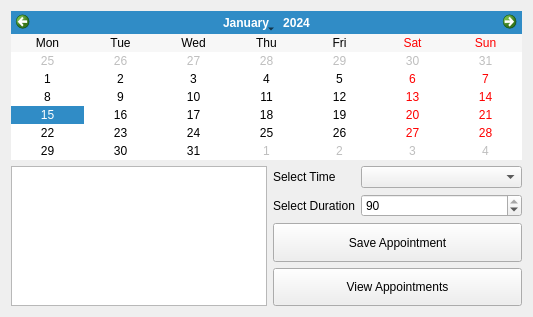
<?xml version="1.0" encoding="UTF-8"?>
<ui version="4.0">
 <class>MainWindow</class>
 <widget class="QMainWindow" name="MainWindow">
  <property name="geometry">
   <rect>
    <x>0</x>
    <y>0</y>
    <width>533</width>
    <height>317</height>
   </rect>
  </property>
  <property name="windowTitle">
   <string>Mother's Little Helper</string>
  </property>
  <widget class="QWidget" name="centralWidget">
   <layout class="QVBoxLayout" name="verticalLayout">
    <item>
     <widget class="QCalendarWidget" name="calendarWidget">
      <property name="sizePolicy">
       <sizepolicy hsizetype="Preferred" vsizetype="Minimum">
        <horstretch>0</horstretch>
        <verstretch>0</verstretch>
       </sizepolicy>
      </property>
      <property name="verticalHeaderFormat">
       <enum>QCalendarWidget::NoVerticalHeader</enum>
      </property>
     </widget>
    </item>
    <item>
     <layout class="QHBoxLayout" name="horizontalLayout_3">
      <item>
       <widget class="QListWidget" name="listWidget"/>
      </item>
      <item>
       <layout class="QVBoxLayout" name="verticalLayout_2">
        <item>
         <layout class="QFormLayout" name="formLayout">
          <item row="0" column="0">
           <widget class="QLabel" name="label">
            <property name="text">
             <string>Select Time</string>
            </property>
           </widget>
          </item>
          <item row="0" column="1">
           <widget class="QComboBox" name="comboBox"/>
          </item>
          <item row="1" column="0">
           <widget class="QLabel" name="label_2">
            <property name="text">
             <string>Select Duration</string>
            </property>
           </widget>
          </item>
          <item row="1" column="1">
           <widget class="QSpinBox" name="spinBox">
            <property name="minimum">
             <number>30</number>
            </property>
            <property name="maximum">
             <number>90</number>
            </property>
            <property name="singleStep">
             <number>30</number>
            </property>
            <property name="value">
             <number>90</number>
            </property>
           </widget>
          </item>
         </layout>
        </item>
        <item>
         <widget class="QPushButton" name="pushButton">
          <property name="sizePolicy">
           <sizepolicy hsizetype="MinimumExpanding" vsizetype="Preferred">
            <horstretch>0</horstretch>
            <verstretch>0</verstretch>
           </sizepolicy>
          </property>
          <property name="text">
           <string>Save Appointment</string>
          </property>
         </widget>
        </item>
        <item>
         <widget class="QPushButton" name="pushButton_2">
          <property name="sizePolicy">
           <sizepolicy hsizetype="MinimumExpanding" vsizetype="Preferred">
            <horstretch>0</horstretch>
            <verstretch>0</verstretch>
           </sizepolicy>
          </property>
          <property name="text">
           <string>View Appointments</string>
          </property>
         </widget>
        </item>
       </layout>
      </item>
     </layout>
    </item>
   </layout>
  </widget>
 </widget>
 <layoutdefault spacing="6" margin="11"/>
 <resources/>
 <connections/>
</ui>
